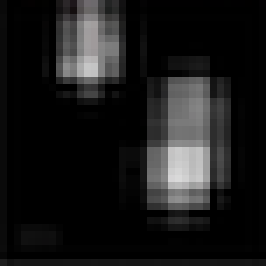
#> input picture BT6/FeatureMap.png, 38 x 38 px (shown 7 times larger)
$ python main.py
#> lines starting #> are read from the running program, lines starting #| are printed output that depends on the picture; after the words box and inside, x2 and y2 are one past the last pixel; in counts of white or black regions, pixels touching at a corner belong together
import cv2
import numpy as np

image = cv2.imread('FeatureMap.png')
#> image is the input picture: shape (38, 38, 3); mean B, G, R 25.3, 25.3, 25.3
input_img = cv2.imread('Input.png')
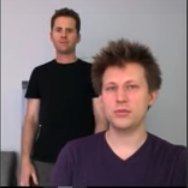
#> input picture BT6/Input.png, 188 x 188 px
#> input_img is the input picture: shape (188, 188, 3); mean B, G, R 107.6, 104.4, 119.1
original = image.copy()

gray = cv2.cvtColor(image, cv2.COLOR_BGR2GRAY)
# input_img = cv2.cvtColor(input_img, cv2.COLOR_BGR2RGB)

width = input_img.shape[0]
#> width = 188
height = input_img.shape[1]
#> height = 188

thresh = cv2.threshold(gray, 100, 250, 0)[1]
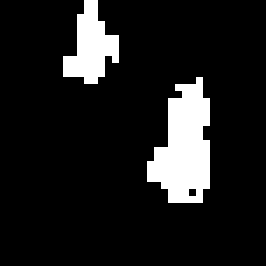
#> thresh: shape (38, 38) (shown 7 times larger); values 0 (black) and 250 (white), 11.1% white; 2 white regions

cnts = cv2.findContours(thresh, cv2.RETR_EXTERNAL, cv2.CHAIN_APPROX_SIMPLE)
#> cnts = 2 contours; box (x1, y1, x2, y2) and area: (21, 11, 30, 29) 86, (9, 0, 17, 12) 38
cnts = cnts[0] if len(cnts) == 2 else cnts[1]
for c in cnts:
    x,y,w,h = cv2.boundingRect(c)

    # interpolate new x, y so as to draw bounding box in Input image

    x_new = int(width * (x / gray.shape[0]))
    y_new = int(height * (y / gray.shape[1]))

    h_new = int(height * h / gray.shape[1])
    w_new = int(width * w / gray.shape[0])

    print("{} {} {} {}".format(x_new, y_new, w_new, h_new))

    # cv2.rectangle(image, (x, y), (x + w, y + h), (0,0,255), 2)
    cv2.rectangle(input_img, (x_new, y_new), (x_new + w_new, y_new + h_new), (0,0,255), 2)
#> this loop made 2 passes
#> (x, y, w, h, x_new, y_new, h_new, w_new) on passes 1 to 2: (21, 11, 9, 18, 103, 54, 89, 44), (9, 0, 8, 12, 44, 0, 59, 39)
#| 103 54 44 89
#| 44 0 39 59
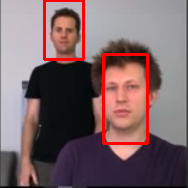
#> input_img: shape (188, 188, 3); 3.79% of pixels changed, all inside (x1, y1, x2, y2) = (43, 0, 149, 145)


cv2.imshow('image', image)
cv2.imshow('box', input_img)
cv2.imwrite('result.png', input_img)
cv2.waitKey()
cv2.waitKey(0)
cv2.destroyAllWindows()
